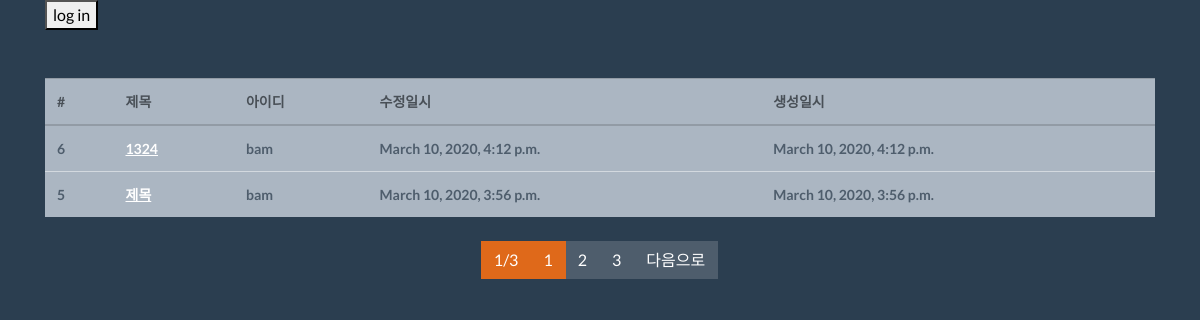
Before: / with the older database file.
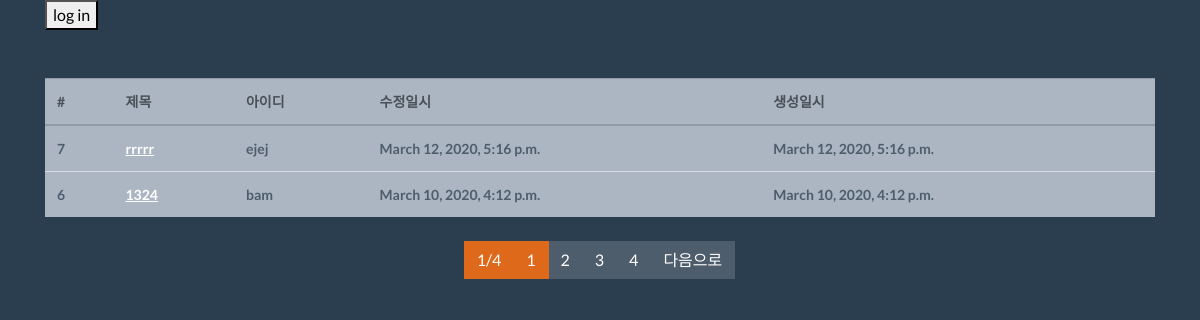
After: the same page with the newer database file.
### board/models.py (models this page shows, shortened)
class Board(models.Model):
    objects = models.Manager()
    title = models.CharField(max_length=120,verbose_name='제목')
    description = models.TextField(verbose_name='내용')
    writer = models.ForeignKey('user.User', on_delete=models.CASCADE
                              ,verbose_name='작성자')
    modifiedts = models.DateTimeField(auto_now_add=True,verbose_name='수정일시')
    createdts = models.DateTimeField(auto_now_add=True,verbose_name='생성일시')
    class Meta:
        db_table = 'fc_boards'
        verbose_name = '게시판'
        verbose_name_plural = '게시판'

### user/models.py (models this page shows)
class User(models.Model):
  objects = models.Manager()
  username = models.CharField(max_length=30,verbose_name='이름')
  email = models.CharField(max_length=30,verbose_name='이메일')
  password = models.CharField(max_length=30,verbose_name='비밀번호')
  createdts = models.DateField(auto_now_add=True, verbose_name='생성일시')
  def __str__(self):
    return self.username
  class Meta:
    db_table = 'django_user'
    verbose_name = '장고 사용자'
    verbose_name_plural = '장고 사용자'

### board/views.py (the view)
# urls.py: 2. Add a URL to urlpatterns:  path('', views.home, name='home')
def home(request):
  message = {}
  boards = Board.objects.all().order_by('-id')
  pageNo = int(request.GET.get('p', 1))
  paginator = Paginator(boards, 2)#한 페이지당 몇 개씩
  boards = paginator.get_page(pageNo)
  message['boards'] = boards
  try:
    pk = request.session.get('user')
    user = User.objects.get(pk=pk)
    message['username'] = user.username
  except User.DoesNotExist:
    pass
  return render(request, 'list.html', message)

### board/templates/list.html (shortened to what this page needs)
{% extends "base2.html"%}
{% block contents %}
<div class="row mt-5">
  <div class="col-12">
    <table class="table table-light">
      <thead class="thead-light">
        <tr>
          <th>#</th>
          <th>제목</th>
          <th>아이디</th>
          <th>수정일시</th>
          <th>생성일시</th>
        </tr>
      </thead>
      <tbody class="text-dark">
        {% for board in boards %}
        <tr>
          <th>{{ board.id }}</th>
          <th><a href="/board/detail/{{board.id}}">{{ board.title }}</a></th>
          <th>{{ board.writer }}</th>
          <th>{{ board.modifiedts }}</th>
          <th>{{ board.createdts }}</th>
        </tr>
        {% endfor %}
      </tbody>
    </table>
  </div>
</div>
<div class="row mt-2">
  <div class="col-12">
    <nav>
      <ul class="pagination justify-content-center">
        <li class="page-item active">
          <a class="page-link" href="javascript:void()">{{boards.number}}/{{boards.paginator.num_pages}}</a>
        </li>
        {% for number in boards.paginator.page_range %}
        <li class="page-item {% if boards.number == number %}active{%endif%}">
          <a class="page-link" href="?p={{number}}">{{number}}</a>
        </li>
        {% endfor %}
        <li class="page-item">
          {% if boards.has_next %}
          <a class="page-link" href="?p={{boards.next_page_number}}">다음으로</a>
          {% endif %}
        </li>
      </ul>
    </nav>
  </div>
</div>
{% endblock %}

Changed rows visible on the page:
no longer on this page (row unchanged): Board: id "5", title "제목", writer "bam", modifiedts "March 10, 2020, 3:56 p.m.", createdts "March 10, 2020, 3:56 p.m."
added Board: id "7", title "rrrrr", writer "ejej", modifiedts "March 12, 2020, 5:16 p.m.", createdts "March 12, 2020, 5:16 p.m."
Other visible differences:
{{ boards.paginator.num_pages }}: "3" → "4"
new list line: "4"
